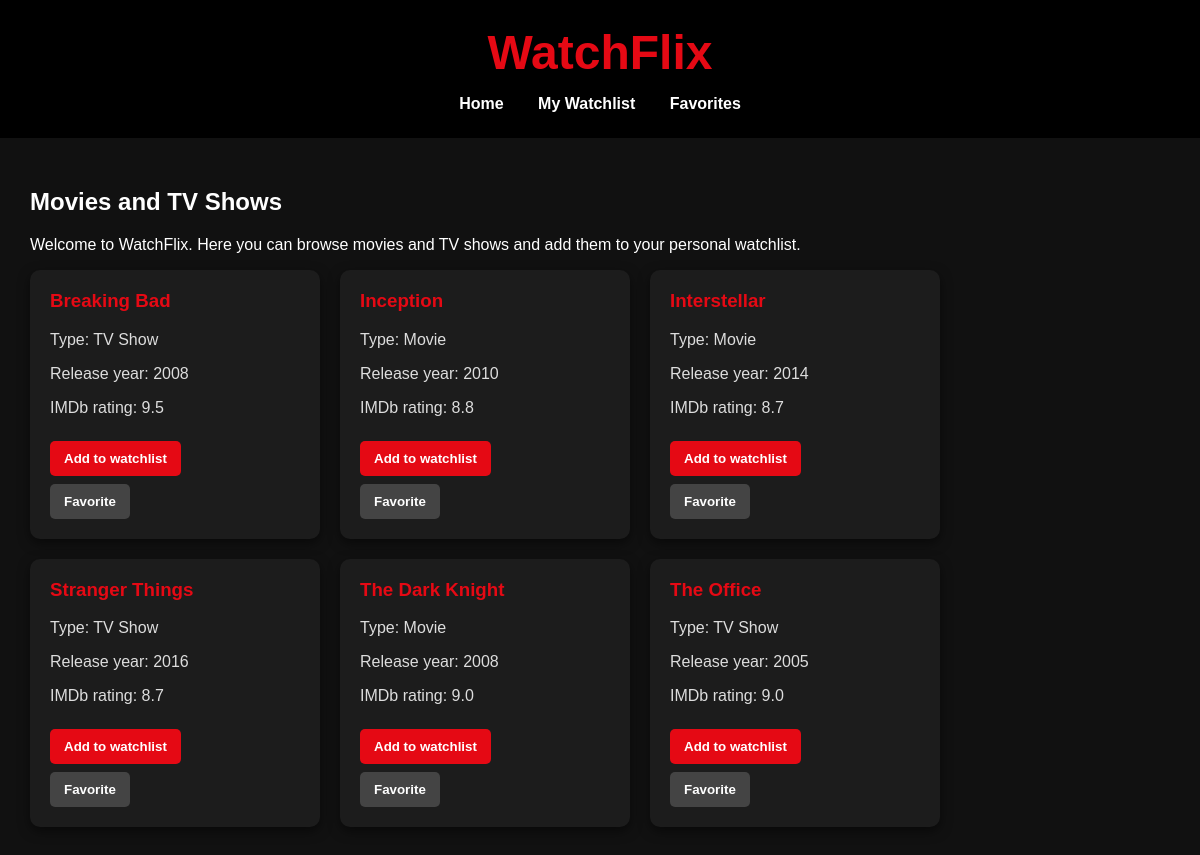
The page / on the database its author committed.
### tables this page shows
CREATE TABLE Content (
            content_id INTEGER PRIMARY KEY AUTOINCREMENT,
            title TEXT NOT NULL,
            content_type TEXT NOT NULL,
            release_year INTEGER,
            imdb_rating REAL,
            UNIQUE(title, content_type, release_year)
        );

### app.py (the view)
@app.route("/")
def index():
    conn = db_connection()
    content = conn.execute("""
        SELECT content_id, title, content_type, release_year, imdb_rating
        FROM Content
        ORDER BY title
    """).fetchall()
    conn.close()
    return render_template("index.html", content=content)

### app.py (called while the page is built)
def db_connection():
    conn = sqlite3.connect("watchflix.db")
    conn.row_factory = sqlite3.Row
    return conn

### templates/index.html (shortened to what this page needs)
<!DOCTYPE html>
<html>
<head>
    <link rel="stylesheet" href="{{ url_for('static', filename='style.css') }}">
</head>
<body>
    <header>
        <h1>WatchFlix</h1>
        <nav>
            <a href="/">Home</a>
            <a href="/watchlist">My Watchlist</a>
            <a href="/favorites">Favorites</a>
        </nav>
    </header>
    <main>
        <h2>Movies and TV Shows</h2>
        <p>
            Welcome to WatchFlix. Here you can browse movies and TV shows and add them to your personal watchlist.
        </p>
        <div class="movie-container">
            {% for item in content %}
                <div class="movie-card">
                    <h3>{{ item[1] }}</h3>
                    <p>Type: {{ item[2] }}</p>
                    <p>Release year: {{ item[3] }}</p>
                    <p>IMDb rating: {{ item[4] }}</p>
                    <form action="/add/{{ item[0] }}" method="post">
                        <button type="submit">Add to watchlist</button>
                    </form>
                    <form action="/favorite/{{ item[0] }}" method="post">
                        <button class="favorite-button" type="submit">Favorite</button>
                    </form>
                </div>
            {% endfor %}
        </div>
    </main>
</body>
</html>

### static/style.css (style rules this page uses)
body { margin: 0; font-family: Arial, sans-serif; background-color: #111; color: white; }
header { background-color: #000; padding: 25px; text-align: center; }
h1 { color: #e50914; font-size: 48px; margin: 0; }
nav { margin-top: 15px; }
nav a { color: white; text-decoration: none; margin: 0 15px; font-weight: bold; }
main { padding: 30px; }
h2 { margin-bottom: 20px; }
.movie-container { display: flex; flex-wrap: wrap; gap: 20px; }
.movie-card { background-color: #1c1c1c; width: 250px; padding: 20px; border-radius: 10px; box-shadow: 0 4px 12px rgba(0, 0, 0, 0.5); }
.movie-card h3 { color: #e50914; margin-top: 0; }
.movie-card p { color: #ddd; }
button { background-color: #e50914; color: white; border: none; padding: 10px 14px; border-radius: 5px; cursor: pointer; font-weight: bold; margin-top: 8px; }
.favorite-button { background-color: #444; }

### rows shown on the page
Content: title "Breaking Bad", content_type "TV Show", release_year "2008", imdb_rating "9.5"
Content: title "Inception", content_type "Movie", release_year "2010", imdb_rating "8.8"
Content: title "Interstellar", content_type "Movie", release_year "2014", imdb_rating "8.7"
Content: title "Stranger Things", content_type "TV Show", release_year "2016", imdb_rating "8.7"
Content: title "The Dark Knight", content_type "Movie", release_year "2008", imdb_rating "9.0"
Content: title "The Office", content_type "TV Show", release_year "2005", imdb_rating "9.0"
